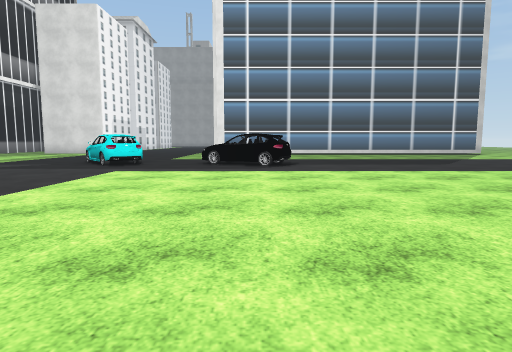
view 1 (above)

24 first-person views from a walk through a 3-D level made in the Unity game engine. The camera is 1.2 m above the floor, tilts 6° down and sees 75° across. The floor is counted in squares, 2 m on a side. Each view is taken from the middle of a square. On the plan, view 1 faces up. The plan holds only what a view shows up to about 10 squares ahead; the rest is blank. The place goes on beyond the plan. Some surface patterns are stand-ins.

view 2
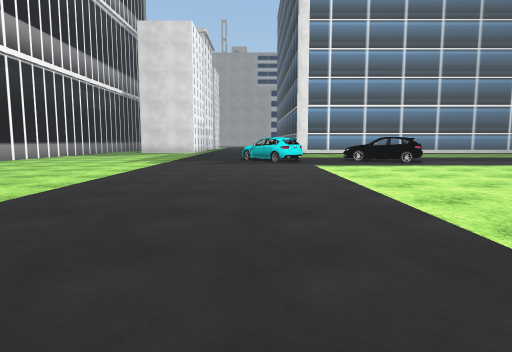

view 3
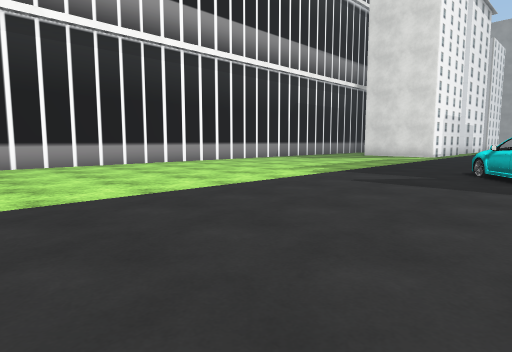

view 4
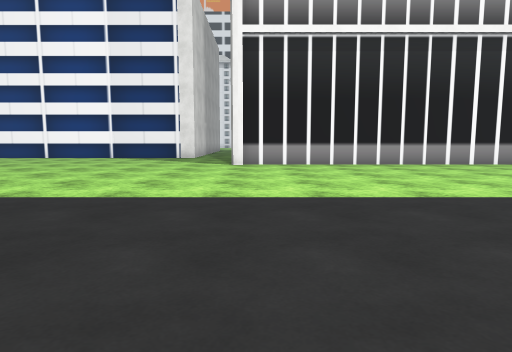

view 5
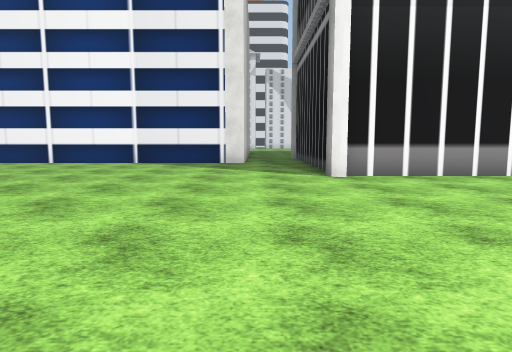

view 6
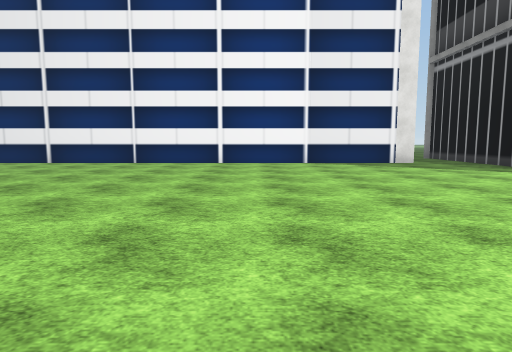

view 7
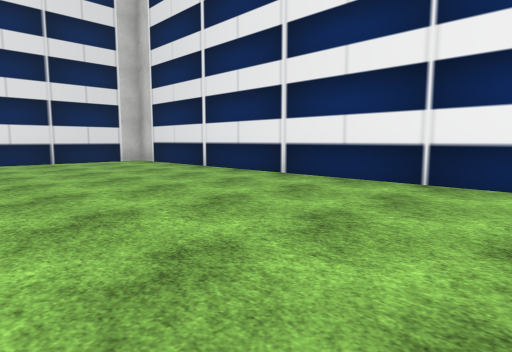

view 8
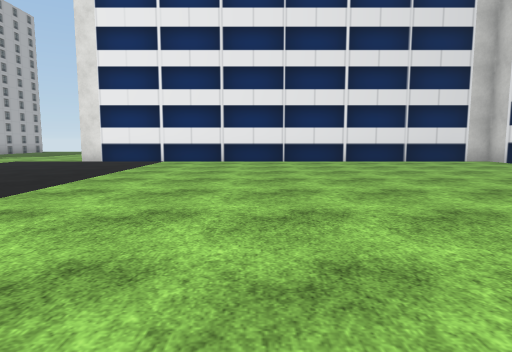

view 9
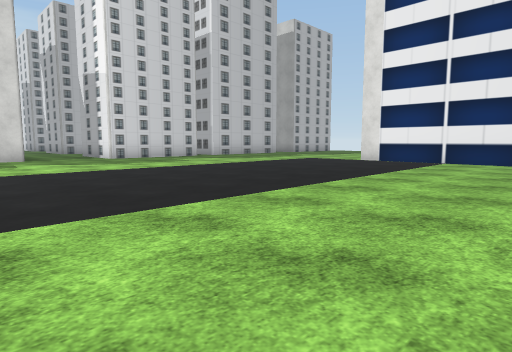

view 10
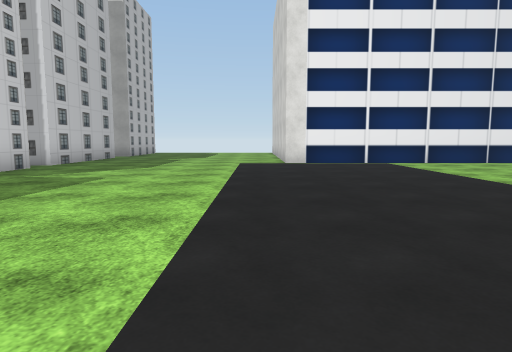

view 11
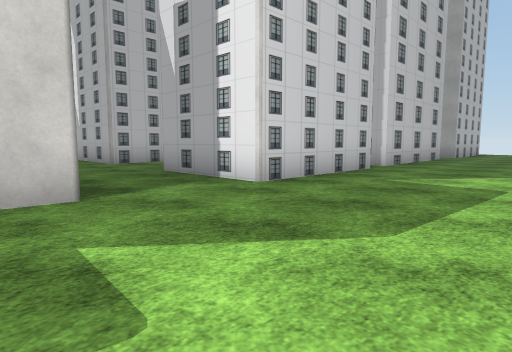

view 12
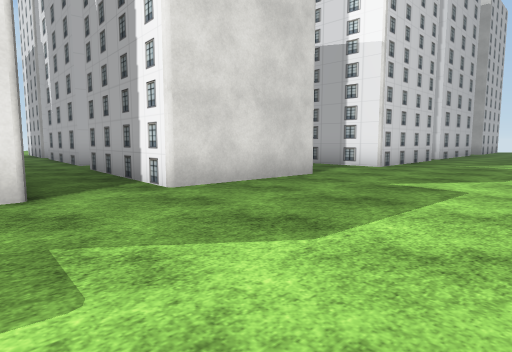

view 13
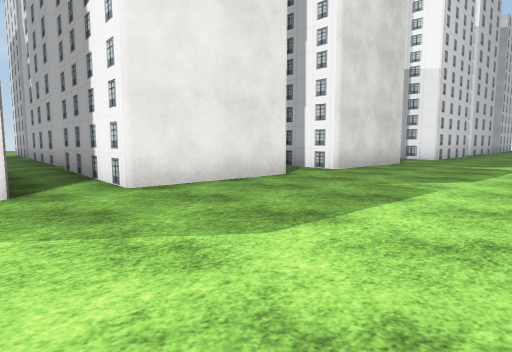

view 14
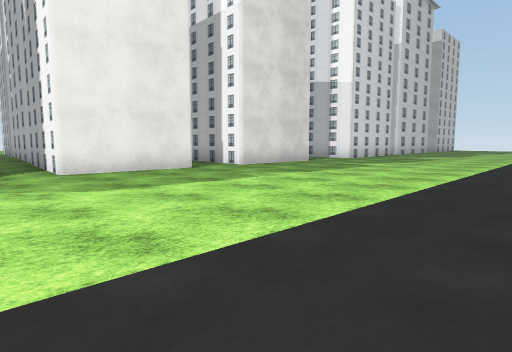

view 15
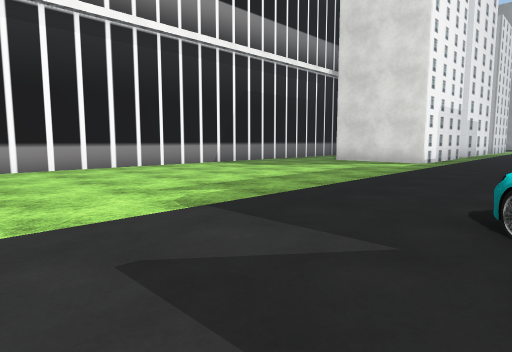

view 16
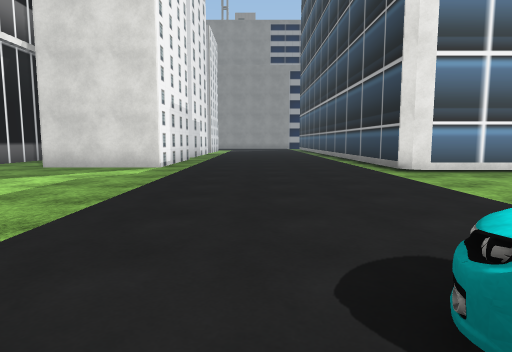

view 17
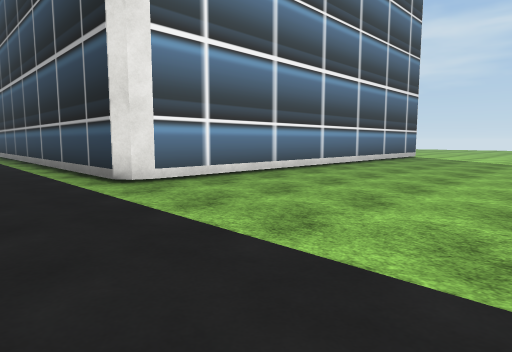

view 18
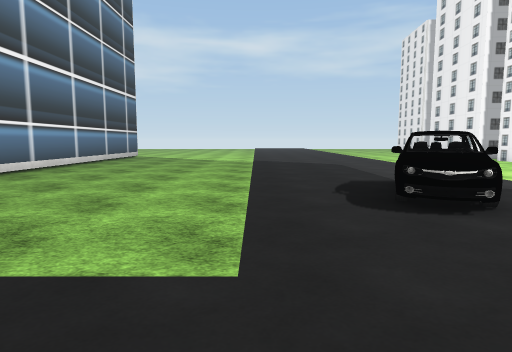

view 19
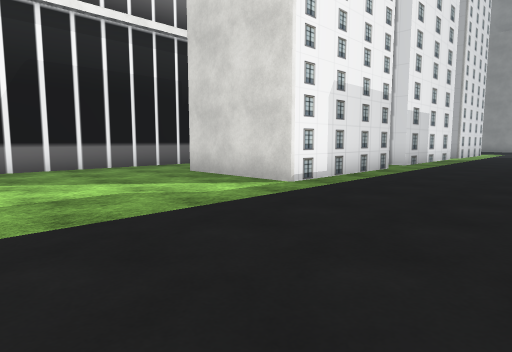

view 20
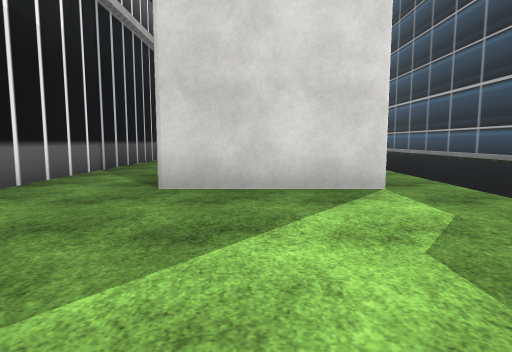

view 21
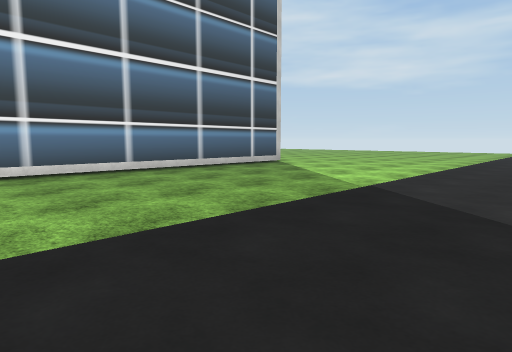

view 22
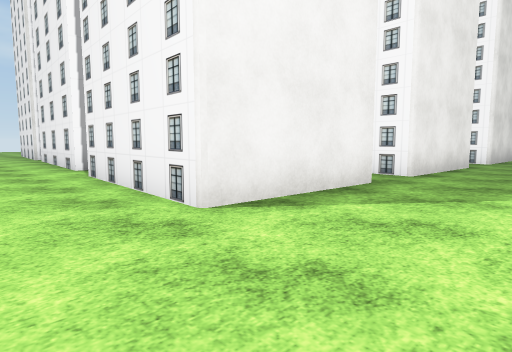

view 23
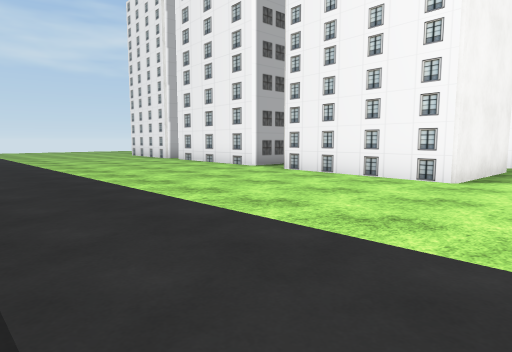

view 24
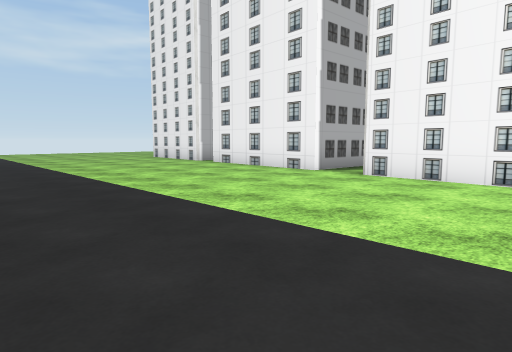

### Floor plan
Points are (right, up) in squares from view 1. A wall is a line through its corners. A room is listed if a view was taken in it or the views show most of it. See-through windows are left out.
Room 1 (views 1, 2, 3, 4, 5, 6, 7, 8, 9, 10, 11, 12, 13, 14, 15, 16, 17, 18, 19, 20, 21, 22, 23, 24)
walls: (3.2, -0.5) (3.4, 2.3) (7.1, 2); (2.9, -4.7) (3.1, -1.8) (6.8, -2.1); (-13.1, 1.5) (-16.1, 1.5); (8.3, 1.9) (11.5, 1.7); (2.6, -9.1) (2.8, -6.2) (6.5, -6.5); (-15.8, -0.2) (-15.8, -16.8) (-3.9, -16.8); (7.6, -6.6) (10.4, -6.8); (2.1, -15) (2.4, -11.5) (5.1, -11.5); (7.8, -13) (7.8, -11.5) (9.8, -11.5); (9.4, 14.9) (-1.4, 14.9) (-1.7, 15) (-1.9, 15.3) (-1.9, 22.1); (2.5, -17.5) (2.5, -15.9); (-7.3, 19.9) (-7.3, 16.1) (-10.2, 16.1); (-7.3, 22.5) (-7.3, 21.1) (-8, 21.1); (-12.2, 22.1) (-12.2, 1.6)
ways out: opening at (8, 2); gap at (6, -1)
objects: other object (-4, 8) to (-3, 9); other object (-1, 8) to (0, 8)

Where each view was taken, in squares from view 1:
view 1: 0 up, 0 right, facing up
view 2: 2 down, 4 left, facing up
view 3: 2 up, 3 left, facing up-left
view 4: 2 up, 3 left, facing left
view 5: 0 up, 6 left, facing left
view 6: 5 down, 6 left, facing left
view 7: 7 down, 11 left, facing down-left
view 8: 7 down, 9 left, facing down
view 9: 7 down, 9 left, facing down-right
view 10: 7 down, 3 left, facing down
view 11: 8 down, 1 left, facing down-right
view 12: 4 down, 1 left, facing down-right
view 13: 0 up, 1 left, facing down-right
view 14: 0 up, 4 left, facing down-right
view 15: 6 up, 4 left, facing up-left
view 16: 8 up, 5 left, facing up
view 17: 10 up, 4 left, facing up-right
view 18: 10 up, 4 left, facing right
view 19: 12 up, 4 left, facing up-left
view 20: 12 up, 9 left, facing up
view 21: 8 up, 2 right, facing up-right
view 22: 4 up, 1 right, facing down-right
view 23: 8 up, 2 right, facing down-right
view 24: 8 up, 4 right, facing down-right
